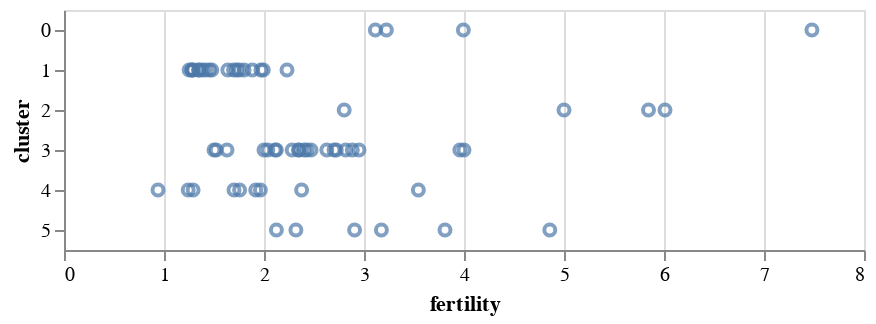

Notebook code for this chart:
### Markdown cell above
### 3.2 Y

- `y` 인코딩 채널로 마크의 수직 위치, y 좌표를 설정한다. 
  - `cluster` 필드를 서수형(`O`)으로 지정하였으므로, 이산형 축으로 처리되었다.  
  - 이산형 축에서 값 간의 간격은 기본값으로 처리된다.

### Code cell
alt.Chart(data2000).mark_point().encode(
    alt.X('fertility:Q'),
    alt.Y('cluster:O')
)

### Figure 1 — Vega-Lite specification as saved in the notebook (floating-point values rounded to 4 significant figures)
{"config": {"view": {"continuousWidth": 400, "continuousHeight": 300}}, "data": {"name": "data-fdeb0b749a6385830bd1445d39ad6ea0"}, "mark": "point", "encoding": {"x": {"type": "quantitative", "field": "fertility"}, "y": {"type": "ordinal", "field": "cluster"}}, "$schema": "https://vega.github.io/schema/vega-lite/v4.8.1.json", "datasets": {"data-fdeb0b749a6385830bd1445d39ad6ea0": [{"year": 2000, "country": "Afghanistan", "cluster": 0, "pop": 23898198, "life_expect": 42.13, "fertility": 7.479}, {"year": 2000, "country": "Argentina", "cluster": 3, "pop": 37497728, "life_expect": 74.34, "fertility": 2.35}, {"year": 2000, "country": "Aruba", "cluster": 3, "pop": 69539, "life_expect": 73.45, "fertility": 2.124}, {"year": 2000, "country": "Australia", "cluster": 4, "pop": 19164620, "life_expect": 80.37, "fertility": 1.756}, {"year": 2000, "country": "Austria", "cluster": 1, "pop": 8113413, "life_expect": 78.98, "fertility": 1.382}, {"year": 2000, "country": "Bahamas", "cluster": 3, "pop": 290075, "life_expect": 71.07, "fertility": 2.111}, {"year": 2000, "country": "Bangladesh", "cluster": 0, "pop": 130406594, "life_expect": 62.01, "fertility": 3.224}, {"year": 2000, "country": "Barbados", "cluster": 3, "pop": 273483, "life_expect": 75.97, "fertility": 1.5}, {"year": 2000, "country": "Belgium", "cluster": 1, "pop": 10263618, "life_expect": 78.32, "fertility": 1.638}, {"year": 2000, "country": "Bolivia", "cluster": 3, "pop": 8152620, "life_expect": 63.88, "fertility": 3.958}, {"year": 2000, "country": "Brazil", "cluster": 3, "pop": 175552771, "life_expect": 71.01, "fertility": 2.345}, {"year": 2000, "country": "Canada", "cluster": 3, "pop": 31278097, "life_expect": 79.77, "fertility": 1.522}, {"year": 2000, "country": "Chile", "cluster": 3, "pop": 15153450, "life_expect": 77.86, "fertility": 2.0}, {"year": 2000, "country": "China", "cluster": 4, "pop": 1262645000, "life_expect": 72.03, "fertility": 1.7}, {"year": 2000, "country": "Colombia", "cluster": 3, "pop": 39685655, "life_expect": 71.68, "fertility": 2.47}, {"year": 2000, "country": "Costa Rica", "cluster": 3, "pop": 3710558, "life_expect": 78.12, "fertility": 2.281}, {"year": 2000, "country": "Croatia", "cluster": 1, "pop": 4410830, "life_expect": 74.88, "fertility": 1.348}, {"year": 2000, "country": "Cuba", "cluster": 3, "pop": 11134273, "life_expect": 77.16, "fertility": 1.63}, {"year": 2000, "country": "Dominican Republic", "cluster": 3, "pop": 8385828, "life_expect": 70.85, "fertility": 2.95}, {"year": 2000, "country": "Ecuador", "cluster": 3, "pop": 12505204, "life_expect": 74.17, "fertility": 2.817}, {"year": 2000, "country": "Egypt", "cluster": 5, "pop": 70492342, "life_expect": 69.81, "fertility": 3.174}, {"year": 2000, "country": "El Salvador", "cluster": 3, "pop": 6122515, "life_expect": 70.73, "fertility": 2.883}, {"year": 2000, "country": "Finland", "cluster": 1, "pop": 5168595, "life_expect": 78.37, "fertility": 1.754}, {"year": 2000, "country": "France", "cluster": 1, "pop": 59381628, "life_expect": 79.59, "fertility": 1.883}, {"year": 2000, "country": "Georgia", "cluster": 1, "pop": 4777209, "life_expect": 70.48, "fertility": 1.478}, {"year": 2000, "country": "Germany", "cluster": 1, "pop": 82187909, "life_expect": 78.67, "fertility": 1.346}, {"year": 2000, "country": "Greece", "cluster": 1, "pop": 10559110, "life_expect": 78.26, "fertility": 1.277}, {"year": 2000, "country": "Grenada", "cluster": 3, "pop": 89312, "life_expect": 67.75, "fertility": 2.429}, {"year": 2000, "country": "Haiti", "cluster": 3, "pop": 7306302, "life_expect": 58.14, "fertility": 4.0}, {"year": 2000, "country": "Hong Kong", "cluster": 4, "pop": 6658720, "life_expect": 81.5, "fertility": 0.94}, {"year": 2000, "country": "Iceland", "cluster": 1, "pop": 281043, "life_expect": 80.5, "fertility": 1.993}, {"year": 2000, "country": "India", "cluster": 0, "pop": 1007702000, "life_expect": 62.88, "fertility": 3.113}, {"year": 2000, "country": "Indonesia", "cluster": 4, "pop": 206265000, "life_expect": 68.59, "fertility": 2.376}, {"year": 2000, "country": "Iran", "cluster": 5, "pop": 65660289, "life_expect": 69.45, "fertility": 2.124}, {"year": 2000, "country": "Iraq", "cluster": 5, "pop": 22675617, "life_expect": 57.05, "fertility": 4.858}, {"year": 2000, "country": "Ireland", "cluster": 1, "pop": 3791690, "life_expect": 77.78, "fertility": 1.969}, {"year": 2000, "country": "Israel", "cluster": 5, "pop": 5842454, "life_expect": 79.7, "fertility": 2.906}, {"year": 2000, "country": "Italy", "cluster": 1, "pop": 57719337, "life_expect": 80.24, "fertility": 1.286}, {"year": 2000, "country": "Jamaica", "cluster": 3, "pop": 2615467, "life_expect": 72.05, "fertility": 2.628}, {"year": 2000, "country": "Japan", "cluster": 4, "pop": 126699784, "life_expect": 82.0, "fertility": 1.291}, {"year": 2000, "country": "Kenya", "cluster": 2, "pop": 29985839, "life_expect": 50.99, "fertility": 5.0}, {"year": 2000, "country": "South Korea", "cluster": 4, "pop": 21647682, "life_expect": 66.66, "fertility": 1.917}, {"year": 2000, "country": "North Korea", "cluster": 4, "pop": 47351083, "life_expect": 77.05, "fertility": 1.242}, {"year": 2000, "country": "Lebanon", "cluster": 5, "pop": 3578036, "life_expect": 71.03, "fertility": 2.319}, {"year": 2000, "country": "Mexico", "cluster": 3, "pop": 99926620, "life_expect": 74.9, "fertility": 2.401}, {"year": 2000, "country": "Netherlands", "cluster": 1, "pop": 15907853, "life_expect": 78.53, "fertility": 1.726}, {"year": 2000, "country": "New Zealand", "cluster": 4, "pop": 3819762, "life_expect": 79.11, "fertility": 1.964}, {"year": 2000, "country": "Nigeria", "cluster": 2, "pop": 114306700, "life_expect": 46.61, "fertility": 5.845}, {"year": 2000, "country": "Norway", "cluster": 1, "pop": 4492400, "life_expect": 79.05, "fertility": 1.801}, {"year": 2000, "country": "Pakistan", "cluster": 0, "pop": 146342958, "life_expect": 63.61, "fertility": 3.994}, {"year": 2000, "country": "Peru", "cluster": 3, "pop": 25979722, "life_expect": 69.91, "fertility": 2.7}, {"year": 2000, "country": "Philippines", "cluster": 4, "pop": 79739825, "life_expect": 70.3, "fertility": 3.544}, {"year": 2000, "country": "Poland", "cluster": 1, "pop": 38654164, "life_expect": 74.67, "fertility": 1.251}, {"year": 2000, "country": "Portugal", "cluster": 1, "pop": 10335597, "life_expect": 77.29, "fertility": 1.454}, {"year": 2000, "country": "Rwanda", "cluster": 2, "pop": 7507056, "life_expect": 43.41, "fertility": 6.01}, {"year": 2000, "country": "Saudi Arabia", "cluster": 5, "pop": 23153090, "life_expect": 71.63, "fertility": 3.81}, {"year": 2000, "country": "South Africa", "cluster": 2, "pop": 44066197, "life_expect": 53.37, "fertility": 2.802}, {"year": 2000, "country": "Spain", "cluster": 1, "pop": 40016081, "life_expect": 79.78, "fertility": 1.287}, {"year": 2000, "country": "Switzerland", "cluster": 1, "pop": 7266920, "life_expect": 80.62, "fertility": 1.415}, {"year": 2000, "country": "Turkey", "cluster": 1, "pop": 65666677, "life_expect": 70.84, "fertility": 2.23}, {"year": 2000, "country": "United Kingdom", "cluster": 1, "pop": 59522468, "life_expect": 78.47, "fertility": 1.695}, {"year": 2000, "country": "United States", "cluster": 3, "pop": 282338631, "life_expect": 77.31, "fertility": 2.038}, {"year": 2000, "country": "Venezuela", "cluster": 3, "pop": 23542649, "life_expect": 72.77, "fertility": 2.723}]}}
